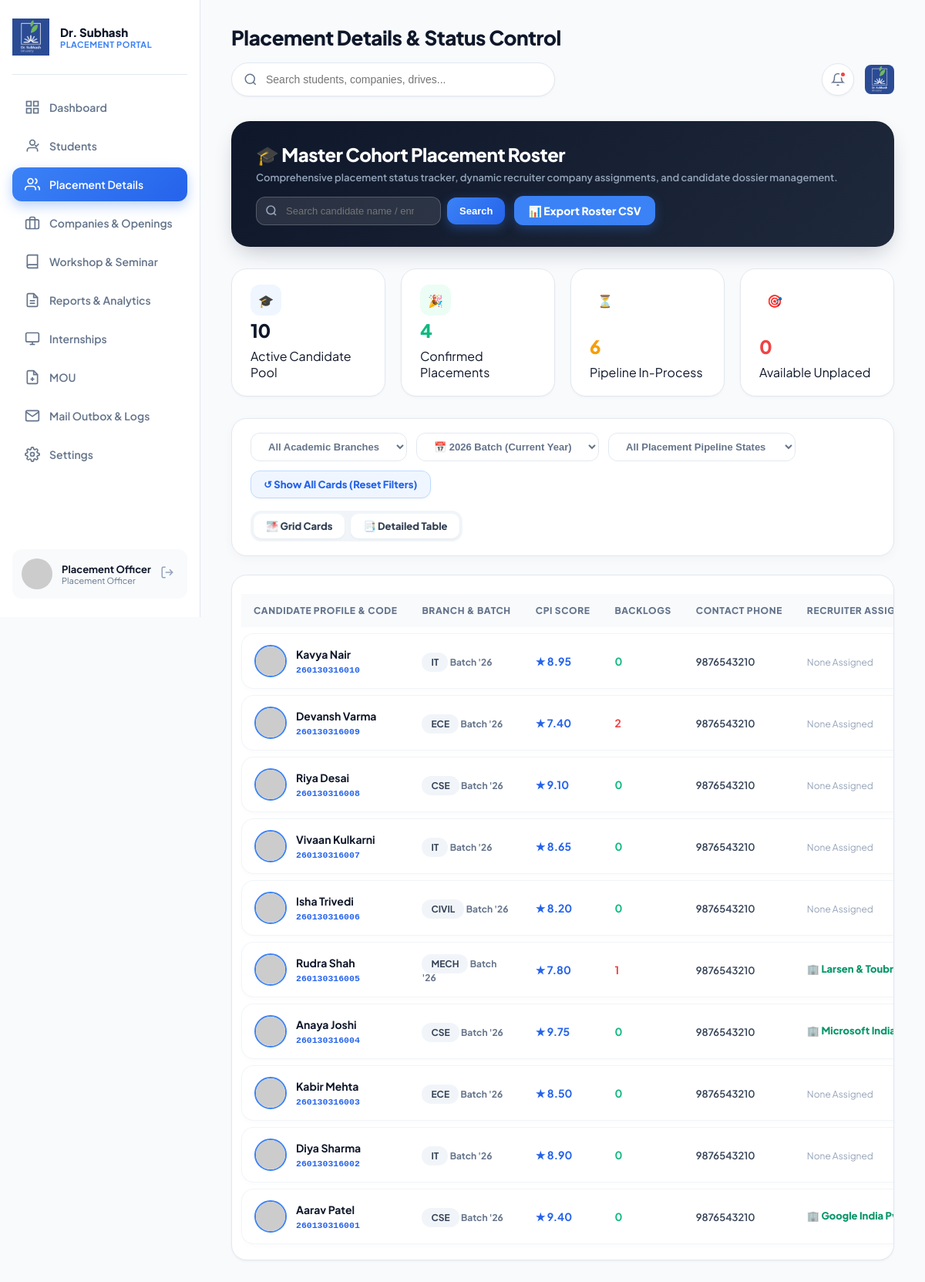
The app's page /admin/students.php (signed in) with its own data.
### tables this page shows
CREATE TABLE `students` (
  `id` int(11) NOT NULL AUTO_INCREMENT,
  `user_id` int(11) NOT NULL,
  `enrollment_no` varchar(20) NOT NULL,
  `full_name` varchar(100) NOT NULL,
  `email` varchar(100) NOT NULL,
  `phone` varchar(20) DEFAULT NULL,
  `gender` enum('Male','Female') DEFAULT 'Male',
  `branch` varchar(50) NOT NULL,
  `cpi` decimal(4,2) DEFAULT 0.00,
  `backlogs` int(11) DEFAULT 0,
  `batch_year` int(11) NOT NULL,
  `resume_file` varchar(255) DEFAULT 'default_resume.pdf',
  `profile_photo` varchar(255) DEFAULT 'default_avatar.png',
  `placement_status` enum('In-Process','Placed','Unplaced') DEFAULT 'Unplaced',
  `is_detained` tinyint(1) DEFAULT 0,
  `created_at` timestamp NOT NULL DEFAULT current_timestamp(),
  `current_semester` int(11) DEFAULT 7,
  `linkedin_url` varchar(255) DEFAULT NULL,
  `offer_letter` varchar(255) DEFAULT NULL,
  `placed_companies` varchar(255) DEFAULT NULL,
  `current_package_lpa` decimal(8,2) DEFAULT NULL,
  PRIMARY KEY (`id`),
  UNIQUE KEY `enrollment_no` (`enrollment_no`),
  UNIQUE KEY `email` (`email`),
  KEY `user_id` (`user_id`),
  CONSTRAINT `students_ibfk_1` FOREIGN KEY (`user_id`) REFERENCES `users` (`id`) ON DELETE CASCADE
);

### admin/students.php (the view, shortened to what this page needs)
<?php
$pdo = getDBConnection();
    ?>
    <?php
$branchFilter = isset($_GET['branch']) ? sanitize($_GET['branch']) : '';
$currentYear = intval(date('Y'));
$yearParam = isset($_GET['year']) ? sanitize($_GET['year']) : '';
if ($yearParam === 'all' || $yearParam === '0') {
    $yearFilter = 0;
} elseif ($yearParam !== '') {
    $yearFilter = intval($yearParam);
} else {
    $yearFilter = $currentYear;
}
$statusFilter = isset($_GET['status']) ? sanitize($_GET['status']) : '';
$searchQuery = isset($_GET['q']) ? sanitize($_GET['q']) : '';
$viewMode = isset($_GET['view']) ? sanitize($_GET['view']) : 'list';
$query = "SELECT s.*,
          (SELECT GROUP_CONCAT(c.company_name SEPARATOR ', ')
           FROM applications a JOIN drives d ON a.drive_id = d.id JOIN companies c ON d.company_id = c.id
           WHERE a.student_id = s.id AND a.status = 'Selected') as placed_companies,
          (SELECT d.package_ctc
           FROM applications a JOIN drives d ON a.drive_id = d.id
           WHERE a.student_id = s.id AND a.status = 'Selected' ORDER BY a.id DESC LIMIT 1) as top_package_ctc
          FROM students s WHERE s.is_detained = 0";
$params = [];
if ($yearFilter) { $query .= " AND s.batch_year = ?"; $params[] = $yearFilter; }
$query .= " ORDER BY s.id DESC";
$stmt = $pdo->prepare($query);
$stmt->execute($params);
$students = $stmt->fetchAll();
$totalCount = $pdo->query("SELECT COUNT(*) FROM students WHERE is_detained = 0")->fetchColumn() ?: 0;
$placedCount = $pdo->query("SELECT COUNT(DISTINCT id) FROM students WHERE placement_status = 'Placed' AND is_detained = 0")->fetchColumn() ?: 0;
$inProcessCount = $pdo->query("SELECT COUNT(*) FROM students WHERE placement_status = 'In-Process' AND is_detained = 0")->fetchColumn() ?: 0;
$unplacedCount = $pdo->query("SELECT COUNT(*) FROM students WHERE placement_status = 'Unplaced' AND is_detained = 0")->fetchColumn() ?: 0;
include __DIR__ . '/../includes/header.php';
?>
<div style="background: linear-gradient(135deg, #0F172A 0%, #1E293B 100%); color: white; padding: 28px 32px; border-radius: 24px; margin-bottom: 28px; box-shadow: 0 12px 30px -10px rgba(15, 23, 42, 0.3);">
    <div style="display: flex; justify-content: space-between; align-items: center; flex-wrap: wrap; gap: 16px;">
        <div>
            <h3 style="font-size: 24px; font-weight: 800; color: #FFFFFF; letter-spacing: -0.5px; margin-bottom: 6px;">
                🎓 Master Cohort Placement Roster
            </h3>
            <p style="font-size: 13px; color: #94A3B8; font-weight: 600;">
                Comprehensive placement status tracker, dynamic recruiter company assignments, and candidate dossier management.
            </p>
        </div>
        <div style="display: flex; gap: 12px; align-items: center; flex-wrap: wrap;">
            <form method="GET" style="display: flex; gap: 8px; align-items: center; flex-wrap: wrap;">
                <div style="position: relative; display: flex; align-items: center;">
                    <input type="text" name="q" value="<?= htmlspecialchars($searchQuery); ?>" placeholder="Search candidate name / enrollment..." style="padding: 10px 34px 10px 38px; border-radius: 12px; border: 1px solid rgba(255,255,255,0.2); background: rgba(255,255,255,0.1); color: white; font-size: 13px; outline: none; width: 240px;">
                    <svg width="16" height="16" viewBox="0 0 24 24" fill="none" stroke="#94A3B8" stroke-width="2.5" style="position: absolute; left: 12px; top: 50%; transform: translateY(-50%);"><circle cx="11" cy="11" r="8"/><line x1="21" y1="21" x2="16.65" y2="16.65"/></svg>
                </div>
                <button type="submit" class="btn-primary" style="padding: 10px 16px; font-size: 13px; border-radius: 12px;">Search</button>
            </form>
            <a href="students.php?export_csv=1&branch=<?= urlencode($branchFilter); ?>&year=<?= $yearFilter; ?>&status=<?= urlencode($statusFilter); ?>&q=<?= urlencode($searchQuery); ?>" class="btn-secondary" style="display: inline-flex; align-items: center; gap: 8px; border-radius: 12px; padding: 10px 18px; font-weight: 800; background: #3B82F6; color: white; border: none; box-shadow: 0 4px 14px rgba(59,130,246,0.3);">
                📊 Export Roster CSV
            </a>
        </div>
    </div>
</div>
<div class="kpi-grid" style="grid-template-columns: repeat(4, 1fr); gap: 20px; margin-bottom: 28px;">
    <div class="kpi-card" style="padding: 20px 24px; border-radius: 20px;">
        <div class="kpi-icon blue">🎓</div>
        <div>
            <div class="kpi-value"><?= $totalCount; ?></div>
            <div class="kpi-label">Active Candidate Pool</div>
        </div>
    </div>
    <div class="kpi-card" style="padding: 20px 24px; border-radius: 20px;">
        <div class="kpi-icon green">🎉</div>
        <div>
            <div class="kpi-value" style="color: #10B981;"><?= $placedCount; ?></div>
            <div class="kpi-label">Confirmed Placements</div>
        </div>
    </div>
    <div class="kpi-card" style="padding: 20px 24px; border-radius: 20px;">
        <div class="kpi-icon amber">⏳</div>
        <div>
            <div class="kpi-value" style="color: #F59E0B;"><?= $inProcessCount; ?></div>
            <div class="kpi-label">Pipeline In-Process</div>
        </div>
    </div>
    <div class="kpi-card" style="padding: 20px 24px; border-radius: 20px;">
        <div class="kpi-icon red">🎯</div>
        <div>
            <div class="kpi-value" style="color: #EF4444;"><?= $unplacedCount; ?></div>
            <div class="kpi-label">Available Unplaced</div>
        </div>
    </div>
</div>
<div class="table-card" style="padding: 18px 24px; margin-bottom: 24px; display: flex; justify-content: space-between; align-items: center; flex-wrap: wrap; gap: 16px; background: white; border-radius: 20px; border: 1px solid var(--border-color); box-shadow: 0 4px 14px rgba(0,0,0,0.03);">
    <form method="GET" style="display: flex; gap: 12px; align-items: center; flex-wrap: wrap;">
        <select name="branch" class="select-pill" onchange="this.form.submit()" style="padding: 9px 18px; font-weight: 700; border-radius: 12px;">
            <option value="">All Academic Branches</option>
        </select>
        <select name="year" class="select-pill" onchange="this.form.submit()" style="padding: 9px 18px; font-weight: 700; border-radius: 12px;">
            <option value="2026" <?= ($yearFilter===2026)?'selected':''; ?>>📅 2026 Batch (Current Year)</option>
        </select>
        <select name="status" class="select-pill" onchange="this.form.submit()" style="padding: 9px 18px; font-weight: 700; border-radius: 12px;">
            <option value="">All Placement Pipeline States</option>
        </select>
        <?php if ($branchFilter || $yearFilter || $statusFilter || $searchQuery): ?>
            <a href="students.php?view=<?= htmlspecialchars($viewMode); ?>" class="btn-secondary" style="padding: 9px 16px; font-size: 13px; border-radius: 12px; font-weight: 800; background: #EFF6FF; color: #2563EB; border: 1px solid #BFDBFE; text-decoration: none;">
                ↺ Show All Cards (Reset Filters)
            </a>
        <?php endif; ?>
    </form>
    <div style="display: flex; gap: 8px; align-items: center; background: #F1F5F9; padding: 4px; border-radius: 14px;">
        <a href="students.php?view=grid&branch=<?= urlencode($branchFilter); ?>&year=<?= $yearFilter; ?>&status=<?= urlencode($statusFilter); ?>&q=<?= urlencode($searchQuery); ?>"
           class="btn-secondary <?= ($viewMode==='grid')?'btn-primary':''; ?>"
           style="padding: 8px 16px; font-size: 13px; border-radius: 10px; border: none; font-weight: 800; text-decoration: none;">
            🌁 Grid Cards
        </a>
        <a href="students.php?view=list&branch=<?= urlencode($branchFilter); ?>&year=<?= $yearFilter; ?>&status=<?= urlencode($statusFilter); ?>&q=<?= urlencode($searchQuery); ?>"
           class="btn-secondary <?= ($viewMode==='list')?'btn-primary':''; ?>"
           style="padding: 8px 16px; font-size: 13px; border-radius: 10px; border: none; font-weight: 800; text-decoration: none;">
            📑 Detailed Table
        </a>
    </div>
</div>
<?php if (empty($students)): ?>
    <div style="text-align: center; padding: 60px 20px; background: white; border-radius: 24px; border: 1px dashed #CBD5E1; margin-bottom: 28px;">
        <div style="font-size: 44px; margin-bottom: 12px;">🔍</div>
        <h4 style="font-size: 18px; font-weight: 800; color: #0F172A;">No Student Candidates Found</h4>
        <p style="color: #64748B; font-size: 13px; margin-top: 4px; margin-bottom: 18px;">
            No candidate records match your current search term "<strong><?= htmlspecialchars($searchQuery); ?></strong>" or active filters.
        </p>
        <a href="students.php?view=<?= htmlspecialchars($viewMode); ?>" class="btn-primary" style="display: inline-flex; border-radius: 12px; padding: 10px 24px; font-weight: 800; text-decoration: none;">
            ↺ Cancel Search & Show All Cards
        </a>
    </div>
<?php else: ?>
<div class="table-card" style="padding: 0; background: white; border-radius: 20px; border: 1px solid var(--border-color); overflow: hidden; margin-bottom: 32px;">
    <div class="table-responsive">
        <table class="custom-table" style="width: 100%; border-collapse: separate; border-spacing: 0 8px; padding: 12px;">
            <thead>
                <tr style="background: #F8FAFC;">
                    <th style="padding: 14px 16px;">Candidate Profile & Code</th>
                    <th style="padding: 14px 16px;">Branch & Batch</th>
                    <th style="padding: 14px 16px;">CPI Score</th>
                    <th style="padding: 14px 16px;">Backlogs</th>
                    <th style="padding: 14px 16px;">Contact Phone</th>
                    <th style="padding: 14px 16px;">Recruiter Assignment</th>
                </tr>
            </thead>
            <tbody>
                <?php foreach ($students as $st):
                    $photoSrc = ($st['profile_photo'] && $st['profile_photo'] !== 'default_avatar.png' && file_exists(__DIR__ . '/../uploads/' . $st['profile_photo']))
                        ? '../uploads/' . $st['profile_photo']
                        : 'https://ui-avatars.com/api/?name=' . urlencode($st['full_name']) . '&background=3B82F6&color=ffffff&size=128&bold=true';
                ?>
                    <tr style="background: #FFFFFF; border: 1px solid #E2E8F0; border-radius: 16px;">
                        <td style="padding: 14px 16px;">
                            <div style="display: flex; gap: 12px; align-items: center;">
                                <img src="<?= $photoSrc; ?>" alt="Avatar" style="width: 42px; height: 42px; border-radius: 50%; object-fit: cover; border: 2px solid #3B82F6;">
                                <div>
                                    <strong style="font-size: 14px; color: #0F172A;">
                                        <?= htmlspecialchars($st['full_name']); ?>
                                    </strong><br>
                                    <code style="font-size: 11.5px; color: #2563EB; font-weight: 700;"><?= htmlspecialchars($st['enrollment_no']); ?></code>
                                </div>
                            </div>
                        </td>
                        <td style="padding: 14px 16px;">
                            <span class="branch-badge"><?= htmlspecialchars($st['branch']); ?></span>
                            <span style="font-size: 12px; color: #64748B; font-weight: 700;">Batch '<?= substr($st['batch_year'], -2); ?></span>
                        </td>
                        <td style="padding: 14px 16px;"><strong style="color: #2563EB; font-size: 14px;">★ <?= number_format($st['cpi'], 2); ?></strong></td>
                        <td style="padding: 14px 16px;"><strong style="color: <?= ($st['backlogs']>0?'#EF4444':'#10B981'); ?>; font-size: 14px;"><?= $st['backlogs']; ?></strong></td>
                        <td style="padding: 14px 16px;"><span style="font-size: 13px; color: #334155; font-weight: 600;"><?= htmlspecialchars($st['phone']); ?></span></td>
                        <td style="padding: 14px 16px;">
                            <?php if ($st['placement_status'] === 'Placed' && $st['placed_companies']):
                                $firstCompany = trim(explode(',', $st['placed_companies'])[0]);
                            ?>
                                <span style="display: inline-block; max-width: 180px; overflow: hidden; text-overflow: ellipsis; white-space: nowrap; font-weight: 800; color: #059669; font-size: 13px;" title="<?= htmlspecialchars($st['placed_companies']); ?>">
                                    🏢 <?= htmlspecialchars($firstCompany); ?>
                                </span>
                            <?php else: ?>
                                <span style="color: #94A3B8; font-size: 12px;">None Assigned</span>
                            <?php endif; ?>
                        </td>
                    </tr>
                <?php endforeach; ?>
            </tbody>
        </table>
    </div>
</div>
<?php endif; ?>
<?php include __DIR__ . '/../includes/footer.php'; ?>

### records on screen
students: full_name "Kavya Nair", enrollment_no "260130316010", branch "IT", batch_year "26", cpi "8.95", backlogs "0", phone "9876543210", placement_status "None Assigned"
students: full_name "Devansh Varma", enrollment_no "260130316009", branch "ECE", batch_year "26", cpi "7.40", backlogs "2", phone "9876543210", placement_status "None Assigned"
students: full_name "Riya Desai", enrollment_no "260130316008", branch "CSE", batch_year "26", cpi "9.10", backlogs "0", phone "9876543210", placement_status "None Assigned"
students: full_name "Vivaan Kulkarni", enrollment_no "260130316007", branch "IT", batch_year "26", cpi "8.65", backlogs "0", phone "9876543210", placement_status "None Assigned"
students: full_name "Isha Trivedi", enrollment_no "260130316006", branch "CIVIL", batch_year "26", cpi "8.20", backlogs "0", phone "9876543210", placement_status "None Assigned"
students: full_name "Rudra Shah", enrollment_no "260130316005", branch "MECH", batch_year "26", cpi "7.80", backlogs "1", phone "9876543210", firstCompany "Larsen &…"
students: full_name "Anaya Joshi", enrollment_no "260130316004", branch "CSE", batch_year "26", cpi "9.75", backlogs "0", phone "9876543210", firstCompany "Microsoft…"
students: full_name "Kabir Mehta", enrollment_no "260130316003", branch "ECE", batch_year "26", cpi "8.50", backlogs "0", phone "9876543210", placement_status "None Assigned"
students: full_name "Diya Sharma", enrollment_no "260130316002", branch "IT", batch_year "26", cpi "8.90", backlogs "0", phone "9876543210", placement_status "None Assigned"
students: full_name "Aarav Patel", enrollment_no "260130316001", branch "CSE", batch_year "26", cpi "9.40", backlogs "0", phone "9876543210", firstCompany "Google India…"

### other values on screen
$userName "Placement Officer"
$headerTitle "Placement Details & Status Control"
$totalCount "10"
$placedCount "4"
$inProcessCount "6"
$unplacedCount "0"
